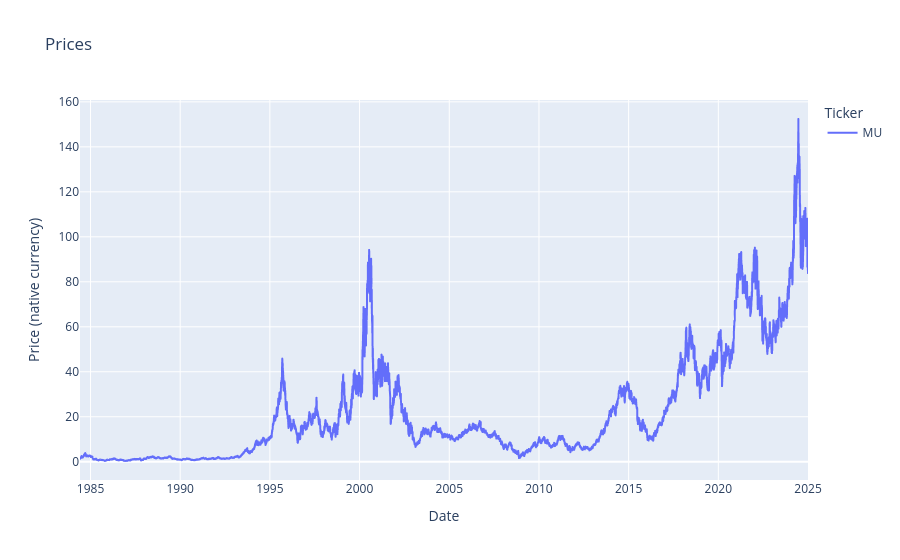

The notebook cell this image was saved under:
### Markdown cell above
## Usage
Set the tickers and date range you want, then call `plot_prices`.

### Code cell
# tickers = ["NVDA", "MU", "AMD", "AVGO"]
tickers = ["MU"]
start, end = "1980-01-01", "2024-12-31"

plot_prices(prices, tickers, start, end)

### Figure 1 — Plotly figure (JSON) as saved in the notebook; plotly's stock layout.template omitted (floating-point values rounded to 4 significant figures; data arrays with more than 128 entries replaced by an {"elided": "..."} marker saying what was removed)
{"data": [{"hovertemplate": "Ticker=MU<br>Date=%{x}<br>Price (native currency)=%{y}<extra></extra>", "legendgroup": "MU", "line": {"color": "#636efa", "dash": "solid"}, "marker": {"symbol": "circle"}, "mode": "lines", "name": "MU", "showlegend": true, "type": "scattergl", "x": {"elided": "10228 str values"}, "xaxis": "x", "y": {"elided": "10228 float values"}, "yaxis": "y"}], "layout": {"legend": {"title": {"text": "Ticker"}, "tracegroupgap": 0}, "title": {"text": "Prices"}, "xaxis": {"anchor": "y", "domain": [0.0, 1.0], "title": {"text": "Date"}}, "yaxis": {"anchor": "x", "domain": [0.0, 1.0], "title": {"text": "Price (native currency)"}}}}
